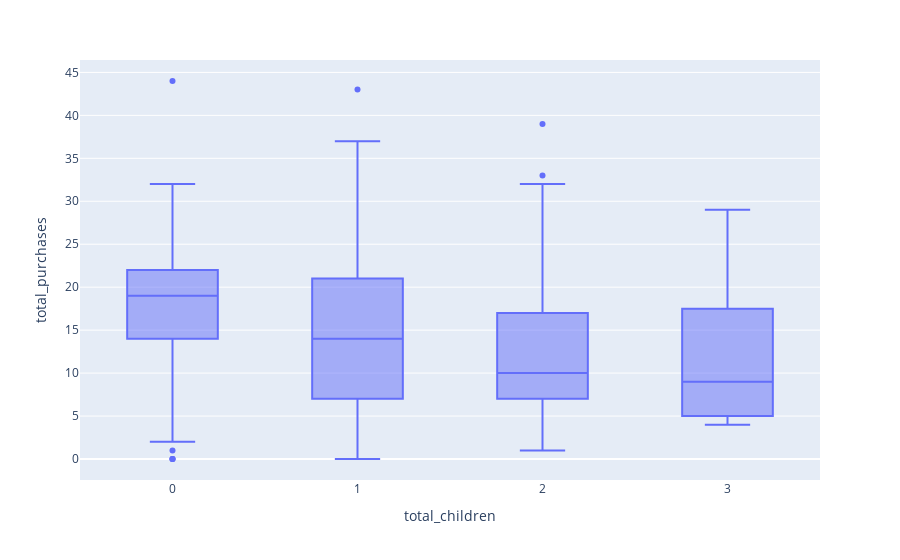

The code cell stored with this chart in its notebook:
### Markdown cell above
### Do you see any pattern in the no. of children at home and total spend?

### Code cell
fig = px.box(df, x="total_children",y='total_purchases')
fig.show()

### Figure 1 — Plotly figure (JSON) as saved in the notebook; plotly's stock layout.template omitted (floating-point values rounded to 4 significant figures; data arrays with more than 128 entries replaced by an {"elided": "..."} marker saying what was removed)
{"data": [{"alignmentgroup": "True", "hovertemplate": "total_children=%{x}<br>total_purchases=%{y}<extra></extra>", "legendgroup": "", "marker": {"color": "#636efa"}, "name": "", "notched": false, "offsetgroup": "", "orientation": "v", "showlegend": false, "type": "box", "x": {"elided": "2237 int values"}, "x0": " ", "xaxis": "x", "y": {"elided": "2237 int values"}, "y0": " ", "yaxis": "y"}], "layout": {"boxmode": "group", "legend": {"tracegroupgap": 0}, "margin": {"t": 60}, "xaxis": {"anchor": "y", "domain": [0, 1], "title": {"text": "total_children"}}, "yaxis": {"anchor": "x", "domain": [0, 1], "title": {"text": "total_purchases"}}}}
